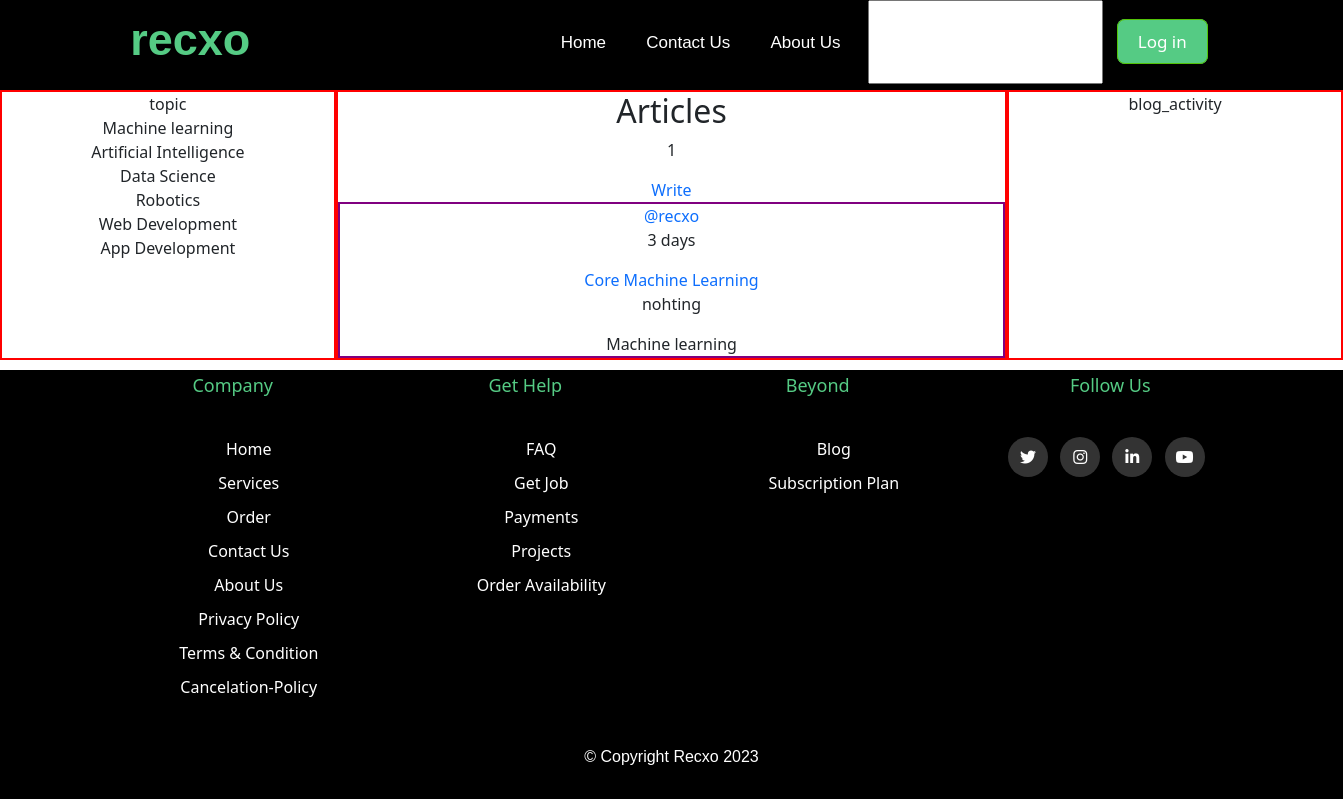
/blog/, run on an earlier commit of the app's database.
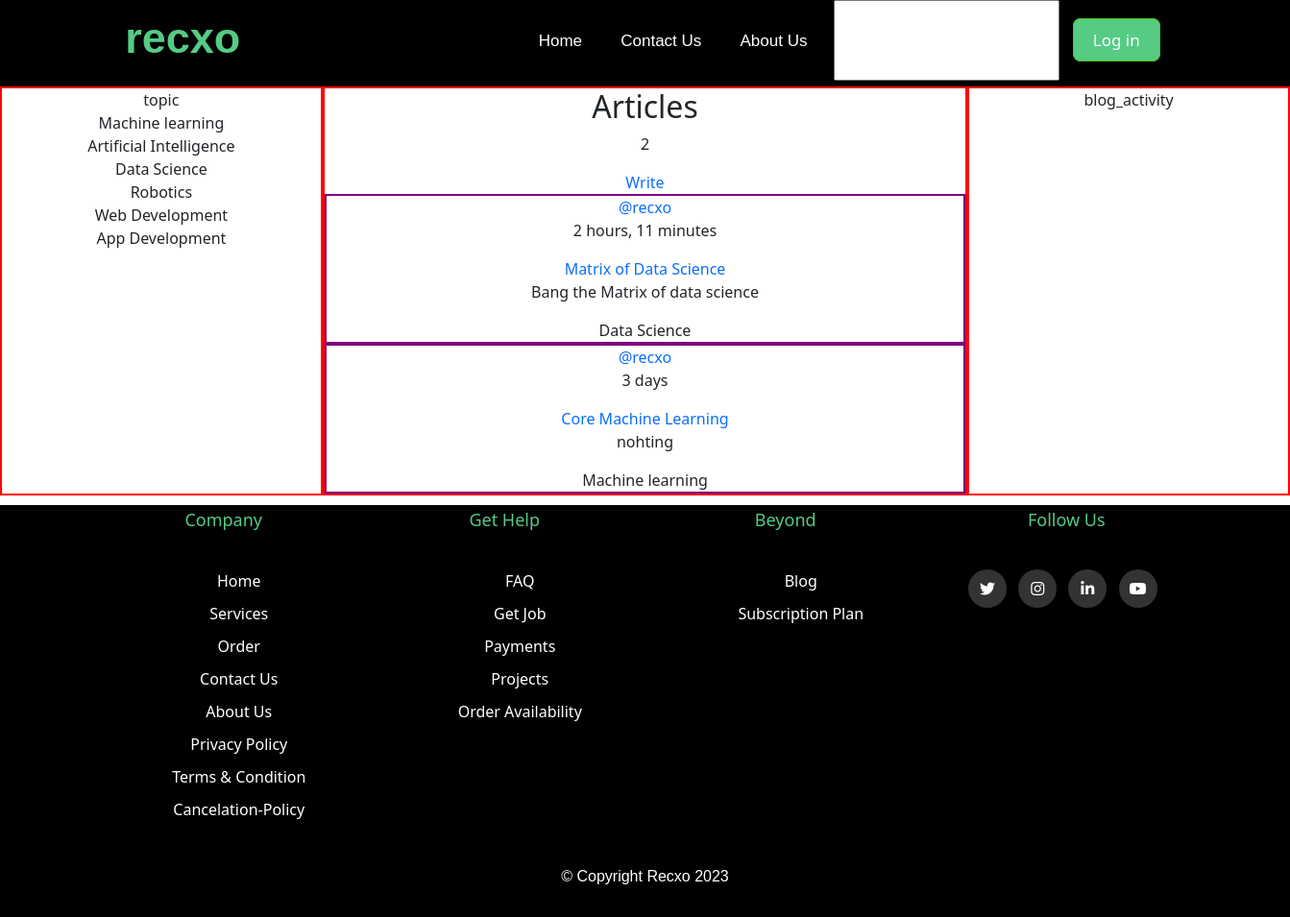
And on a later commit of the database.
### blog/models.py (models this page shows, shortened)
class Topic(models.Model):
    name = models.CharField(max_length=200)
    def __str__(self):
        return self.name

class BlogPost(models.Model):
    author = models.ForeignKey(User, on_delete=models.SET_NULL, null=True)
    topic = models.ForeignKey(Topic, on_delete=models.SET_NULL, null=True)
    name = models.CharField(max_length=200)
    description = models.TextField(null=True, blank=True)
    participants = models.ManyToManyField(
        User, related_name='participants', blank=True)
    updated = models.DateTimeField(auto_now=True)
    created = models.DateTimeField(auto_now_add=True)
    class Meta:
        ordering = ['-updated', '-created']

### blog/views.py (the view)
# urls.py: path('',views.home,name='blog-home'),
def home(request):
    topics = Topic.objects.all()
    blogPosts = BlogPost.objects.all()
    context = {'topics':topics,'blogposts':blogPosts}
    return render(request,'blog/home.html',context)

### templates/blog/home.html (shortened to what this page needs)
{% extends 'blog_base.html'%} {% block title%} blog{% endblock title%}
{% block body%}
<section id="section-1">
  <div class="sub-section-1">
    <div class="box">
      <div class="blog_topic item">
        {% include 'blog/topic_component.html'%}
      </div>
      <div class="blog_feed item">
        <div class="blog__header">
          <div>
            <h2>Articles</h2>
            <p>{{blogposts.count}}</p>
          </div>
          <a href="">Write</a>
        </div>
        {% include 'blog/blog_feed_component.html'%}
      </div>
      <div class="blog_activity item">blog_activity</div>
    </div>
  </div>
</section>
{% endblock body %}

### templates/blog/topic_component.html
topic
{% for topic in topics%}
    <li>{{topic}}</li>
{% endfor %}

### templates/blog/blog_feed_component.html (shortened to what this page needs)
{% for blog in blogposts %}
<div class="blogPostBlog">
  <div class="blogPostBlog__header">
    <a href="{% url 'blog-user-profile' blog.author.id%}">
      <div>@{{blog.author}}</div>
    </a>
    <p>{{blog.created|timesince}} </p>
  </div>
  <div class="blogPostBlog__content">
    <a href=""> {{blog.name}} </a>
    <p>{{blog.description}}</p>
  </div>
  <div class="blogPostBlog__meta">{{blog.topic}}</div>
</div>
{% endfor %}

What changed in the data, as far as the page shows it:
added BlogPost: author "recxo", created "2 hours, 11 minutes", name "Matrix of Data Science", description "Bang the Matrix of data science", topic "Data Science"
Also different on the page:
{{ blogposts.count }}: "1" → "2"
